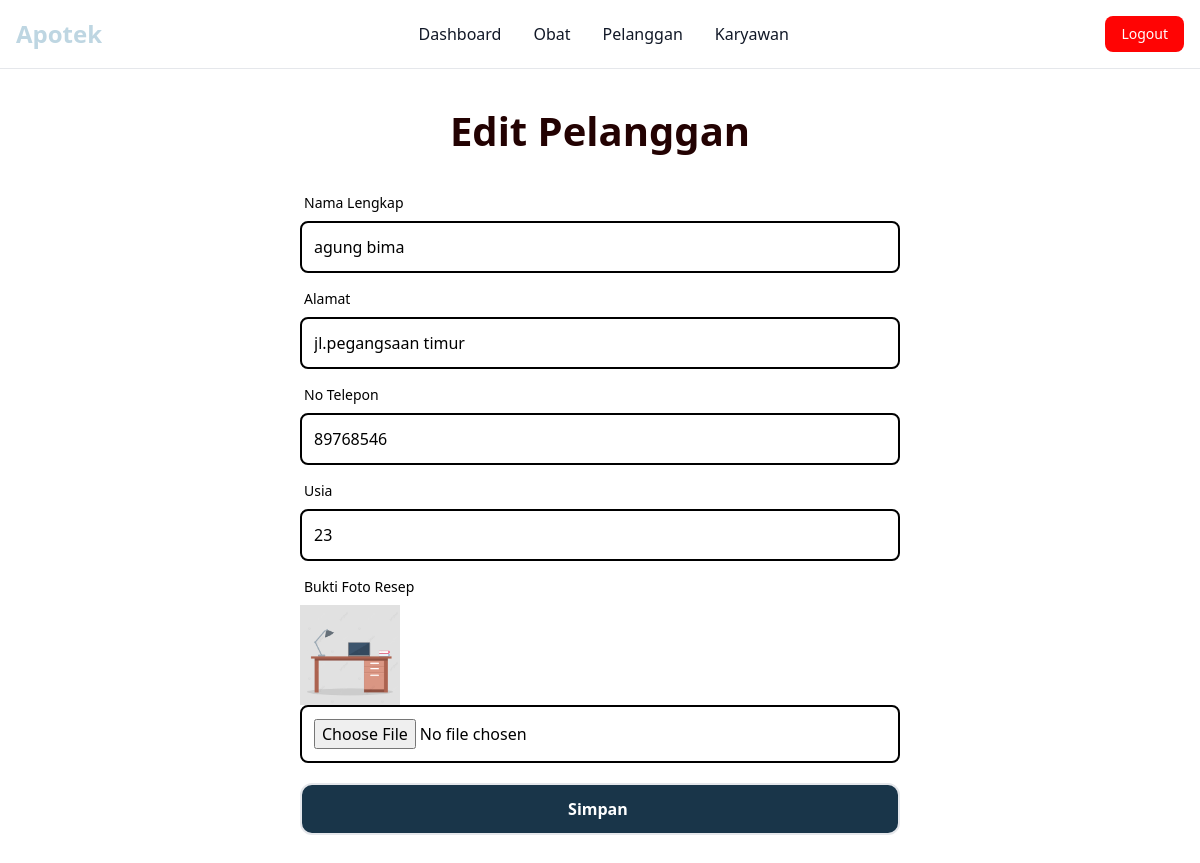
The page /view/dashboard.php?page=edit_pelanggan&idpelanggan=1 (signed in) on the database its author committed.
### tables this page shows
CREATE TABLE `tb_pelanggan` (
  `idpelanggan` int(4) NOT NULL,
  `namalengkap` varchar(50) NOT NULL,
  `alamat` varchar(100) NOT NULL,
  `telp` int(15) NOT NULL,
  `usia` int(3) NOT NULL,
  `buktifotoresep` varchar(225) NOT NULL
);

### edit/edit_pelanggan.php (the view, shortened to what this page needs)
<?php
$id = $_GET['idpelanggan'];
include "../koneksi.php";
$query_pelanggan = mysqli_query($koneksi, "SELECT * FROM tb_pelanggan WHERE idpelanggan='$id'");
$baris = mysqli_fetch_assoc($query_pelanggan);
?>
<h1 class="text-[#230202] font-bold text-[40px] mt-8 mb-4  text-center">Edit Pelanggan</h1>
<div class="flex items-center justify-center  ">
<form action="dashboard.php?page=proses_edit_pelanggan " method="POST" enctype="multipart/form-data" class=" flex flex-col  w-[50%] ">
<div class="mt-4    ">
    <label for="namalengkap" class="block mb-2 text-sm font-medium text-[16px] ml-1">Nama Lengkap</label>
    <input type="text" name="namalengkap" class="w-full bg-transparent border-2 rounded-lg p-3 border-[#000]" value="<?=$baris['namalengkap']?>">
</div>
<div class="mt-4    ">
    <label for="alamat" class="block mb-2 text-sm font-medium text-[16px] ml-1">Alamat</label>
    <input type="text" name="alamat" class="w-full bg-transparent border-2 rounded-lg p-3 border-[#000]" value="<?=$baris['alamat']?>">
</div>
<div class="mt-4    ">
    <label for="telp" class="block mb-2 text-sm font-medium text-[16px] ml-1">No Telepon </label>
    <input type="text" name="telp" class="w-full bg-transparent border-2 rounded-lg p-3 border-[#000]" value="<?=$baris['telp']?>">
</div>
<div class="mt-4    ">
    <label for="usia" class="block mb-2 text-sm font-medium text-[16px] ml-1">Usia</label>
    <input type="text" name="usia" class="w-full bg-transparent border-2 rounded-lg p-3 border-[#000]" value="<?=$baris['usia']?>">
</div>
<div class="mt-4    ">
    <label for="buktifotoresep" class="block mb-2 text-sm font-medium text-[16px] ml-1">Bukti Foto Resep</label>
    <img src="../images/<?=$baris['buktifotoresep']?>" alt="" width="100" height="100">
    <input type="file" name="buktifotoresep" class="w-full bg-transparent border-2 rounded-lg p-3 border-[#000]" >
</div>
<div class="mt-5 mb-20   ">
    <input type="submit" class="w-full font-semibold text-[16px]  text-white  border-2 rounded-xl p-3 bg-[#193549]" value="Simpan "  >
</div>
</div>

### rows shown on the page
tb_pelanggan: namalengkap "agung bima", alamat "jl.pegangsaan timur", telp "89768546", usia "23", buktifotoresep (picture)
